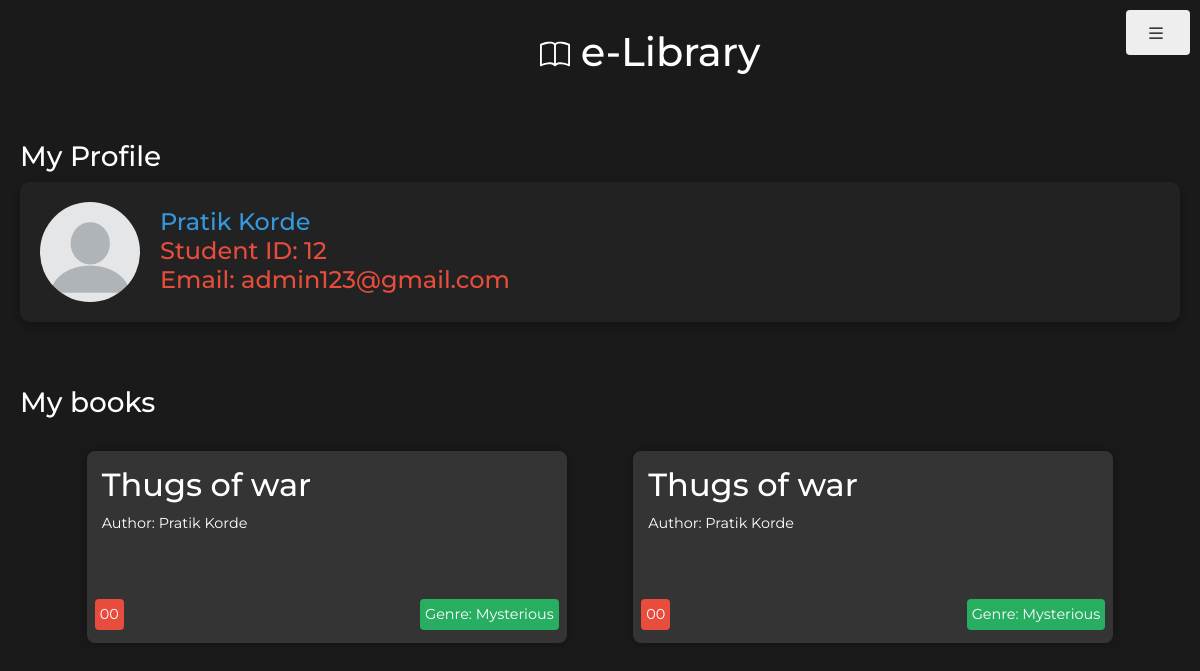
/profile/ (signed in), run on the app's committed database.
### lib/models.py (models this page shows, shortened)
class Student(models.Model):
    user = models.ForeignKey(User, on_delete=models.CASCADE)
    first_name = models.CharField(max_length=50, null=True)
    last_name = models.CharField(max_length=50, null=True)
    student_id = models.CharField(max_length=20, unique=True)
    email = models.EmailField()
    book1 = models.ForeignKey(
        'Book', related_name='book1', on_delete=models.SET_NULL, null=True, blank=True)
    book2 = models.ForeignKey(
        'Book', related_name='book2', on_delete=models.SET_NULL, null=True, blank=True)

class Book(models.Model):
    title = models.CharField(max_length=100)
    author = models.CharField(max_length=100)
    book_id = models.IntegerField(unique=True)
    isbn_number = models.CharField(max_length=13, unique=True)
    genre = models.ForeignKey(Genre, on_delete=models.CASCADE)
    is_available = models.BooleanField(default=True)

class Genre(models.Model):
    name = models.CharField(max_length=50)

### lib/views.py (the view)
# urls.py: path('profile/',views.profile,name="profile"),
@login_required(login_url='login/')
def profile(request):
    user_profile = Student.objects.get(email=request.user.email)
    context = {'user_profile': user_profile}
    if user_profile.book1:
        context['book1'] = Book.objects.get(book_id=user_profile.book1.book_id)
    if user_profile.book2:
        context['book2'] = Book.objects.get(book_id=user_profile.book2.book_id)
    return render(request, 'profile.html', context)

### lib/templates/profile.html (shortened to what this page needs)
{% load static %}
{% include 'base.html' %}
{% block content %}
<link rel="stylesheet" href="{%static 'css/profile.css'%}">
<h3>My Profile</h3>
<div class="profile-card">
    <img src="{% static 'files/profile_image.webp' %}" alt="Profile Image">
    <div class="profile-details">
        <h2>{{user_profile.first_name}} {{user_profile.last_name}}</h2>
        <h4>Student ID: {{user_profile.student_id}}</h4>
        <h4>Email: {{user_profile.email}}</h4>
    </div>
</div>
<h3 style="margin-top: 4rem;">My books</h3>
<div class="book-container">
    {% if user_profile.book1 %}
    <div class="book-card">
        <h2>{{ user_profile.book1.title }}</h2>
        <p>Author: {{ user_profile.book1.author }}</p>
        <p class="isbn">{{ user_profile.book1.isbn_number }}</p>
        <p class="genre">Genre: {{ user_profile.book1.genre.name }}</p>
    </div>
    {% endif %}
    {% if user_profile.book2 %}
    <div class="book-card">
        <h2>{{ user_profile.book2.title }}</h2>
        <p>Author: {{ user_profile.book2.author }}</p>
        <p class="isbn">{{ user_profile.book2.isbn_number }}</p>
        <p class="genre">Genre: {{ user_profile.book2.genre.name }}</p>
    </div>
    {% endif %}
</div>
{% endblock content %}

### lib/templates/base.html (shortened to what this page needs)
{%load static%}
<!DOCTYPE html>
<html lang="en">
<head>
    <link rel="stylesheet" href="{%static 'css/base.css' %}">
    <link rel="stylesheet" href="https://maxcdn.bootstrapcdn.com/bootstrap/4.0.0/css/bootstrap.min.css"
>
    <link href="https://cdn.jsdelivr.net/npm/bootstrap@5.3.2/dist/css/bootstrap.min.css" rel="stylesheet"
>
    <link rel="stylesheet" type="text/css"
        href="https://cdnjs.cloudflare.com/ajax/libs/pikaday/1.8.0/css/pikaday.min.css">
</head>
<body>
    <a href="#" class="logout-button" type="button" data-bs-toggle="offcanvas" data-bs-target="#offcanvasNavbar"
        aria-controls="offcanvasNavbar" aria-label="Toggle navigation">
        <span class="navbar-toggler-icon"></a>
    <div class="header">
        <h1 style="margin-left: 32rem;">  e-Library
        </h1>
    </div>
</html>

### static/css/base.css (style rules this page uses)
* { font-family: "Montserrat"; }
body { background-color: #343434; margin: 0; padding: 0; }
.header { text-align: center; color: #fff; padding: .5rem; text-align: left; margin-bottom: 3rem; }
.logout-button { font-weight: bold; background-color: #eee; color: black; border: none; padding: 10px 20px; border-radius: 4px; text-decoration: none; position: absolute; top: 10px; right: 10px; }
a { cursor: pointer; }

### static/css/profile.css (style rules this page uses)
body { font-family: 'Montserrat'; background-color: #1a1a1a; color: #fff; padding: 20px; }
.profile-card { display: flex; align-items: center; background-color: #222; color: #fff; border-radius: 10px; padding: 20px; margin-bottom: 20px; box-shadow: 0 4px 8px rgba(0, 0, 0, 0.3); transition: background-color 0.3s; overflow: hidden; }
.profile-card img { max-width: 100px; border-radius: 50%; margin-right: 20px; }
.profile-details { flex: 1; }
.profile-details h2, .profile-details h4, .profile-details p { margin: 0; font-size: 1.5em; }
.profile-details h2 { color: #3498db; }
.profile-details h4 { color: #e74c3c; }
.book-container { margin-top: 2rem; display: flex; justify-content:space-evenly; flex-wrap: wrap; }
.book-card { width:30rem; cursor: pointer; height: 12rem; position: relative; background-color: #343434; color: #fff; border-radius: 8px; padding: 15px; margin-bottom: 20px; box-shadow: 0 0 10px rgba(0, 0, 0, 0.3); transition: background-color 0.3s; overflow: hidden; }
.book-card p { font-size: 0.9em; margin: 0; }
.book-card .isbn { margin-bottom: .5rem; position: absolute; bottom: 5px; left: .5rem; background-color: #e74c3c; color: #fff; padding: 5px; border-radius: 4px; }
.book-card .genre { margin-bottom: .5rem; position: absolute; bottom: 5px; right: .5rem; background-color: #27ae60; color: #fff; padding: 5px; border-radius: 4px; }

### data on the page
Student: first_name "Pratik", last_name "Korde", student_id "12", email "admin123@gmail.com", book1 "Thugs of war", book1.author "Pratik Korde", book1.isbn_number "00", book1.genre.name "Mysterious", book2 "Thugs of war", book2.author "Pratik Korde", book2.isbn_number "00", book2.genre.name "Mysterious"
